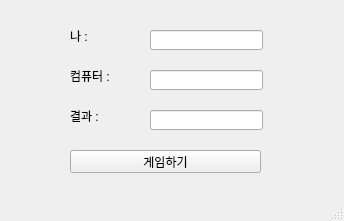
<?xml version="1.0" encoding="UTF-8"?>
<ui version="4.0">
 <class>MainWindow</class>
 <widget class="QMainWindow" name="MainWindow">
  <property name="geometry">
   <rect>
    <x>0</x>
    <y>0</y>
    <width>344</width>
    <height>221</height>
   </rect>
  </property>
  <property name="windowTitle">
   <string>MainWindow</string>
  </property>
  <widget class="QWidget" name="centralwidget">
   <widget class="QLabel" name="lbl_mine">
    <property name="geometry">
     <rect>
      <x>70</x>
      <y>30</y>
      <width>56</width>
      <height>12</height>
     </rect>
    </property>
    <property name="text">
     <string>나 :</string>
    </property>
   </widget>
   <widget class="QLabel" name="lbl_com">
    <property name="geometry">
     <rect>
      <x>70</x>
      <y>70</y>
      <width>56</width>
      <height>12</height>
     </rect>
    </property>
    <property name="text">
     <string>컴퓨터 :</string>
    </property>
   </widget>
   <widget class="QLabel" name="lbl_result">
    <property name="geometry">
     <rect>
      <x>70</x>
      <y>110</y>
      <width>56</width>
      <height>12</height>
     </rect>
    </property>
    <property name="text">
     <string>결과 :</string>
    </property>
   </widget>
   <widget class="QLineEdit" name="le_mine">
    <property name="geometry">
     <rect>
      <x>150</x>
      <y>30</y>
      <width>113</width>
      <height>20</height>
     </rect>
    </property>
   </widget>
   <widget class="QLineEdit" name="le_com">
    <property name="geometry">
     <rect>
      <x>150</x>
      <y>70</y>
      <width>113</width>
      <height>20</height>
     </rect>
    </property>
   </widget>
   <widget class="QLineEdit" name="le_result">
    <property name="geometry">
     <rect>
      <x>150</x>
      <y>110</y>
      <width>113</width>
      <height>20</height>
     </rect>
    </property>
   </widget>
   <widget class="QPushButton" name="pb">
    <property name="geometry">
     <rect>
      <x>70</x>
      <y>150</y>
      <width>191</width>
      <height>23</height>
     </rect>
    </property>
    <property name="text">
     <string>게임하기</string>
    </property>
   </widget>
  </widget>
  <widget class="QMenuBar" name="menubar">
   <property name="geometry">
    <rect>
     <x>0</x>
     <y>0</y>
     <width>344</width>
     <height>21</height>
    </rect>
   </property>
  </widget>
  <widget class="QStatusBar" name="statusbar"/>
 </widget>
 <resources/>
 <connections/>
</ui>
